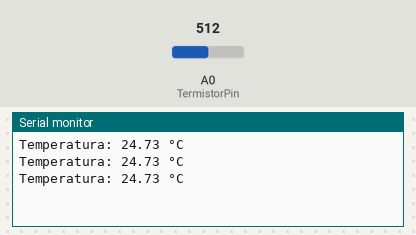
The sketch below on a simulated Arduino Uno, built with avr-gcc and run on an emulated ATmega328P. Shown: the last lines printed to the serial monitor. Inputs (shaded band) come from the test bench; at power-on: A0 (TermistorPin) = 512.

Above: at 1.3 s.
1.4 s: A0 (TermistorPin) set to 716
At 1.9 s:
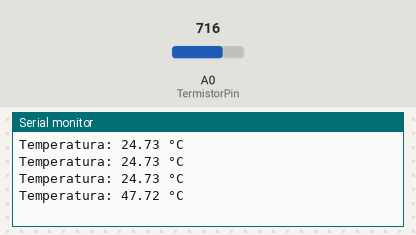
2.9 s: A0 (TermistorPin) set to 900
At 3.4 s:
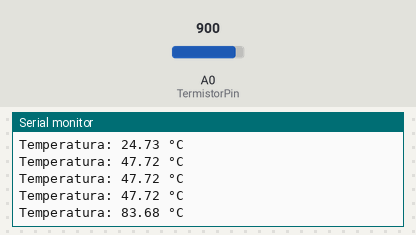
Timing chart, 0 to 5.9 s (numbered marks = the images above; inputs shaded):
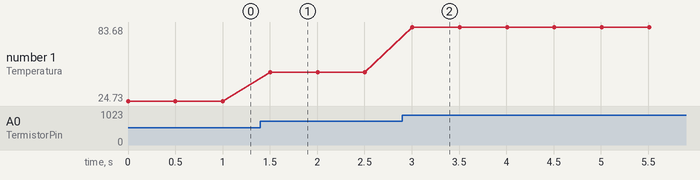

The sketch:

Pruebas_Termistor.ino
```cpp
//Se utilizaron los siguientes tutoriales para realizar este código, en especial el del segundo link.
//https://www.rinconingenieril.es/como-usar-un-termistor-ntc/
//http://www.circuitbasics.com/arduino-thermistor-temperature-sensor-tutorial/

int TermistorPin = A0; //Pin en donde leemos el voltaje proveniente del termistor.
int Vo;                //Variable para el voltaje del termistor.
float R1 = 10000;      //Resistencia que se está utilizando para el divisor de tensión.
float logR2, R2, T, Tc, Tf; //Variables utilizadas para que todo sea mas claro.
float c1 = 1.009249522e-03, c2 = 2.378405444e-04, c3 = 2.019202697e-07; //Coeficientes del termistor utilizado.

void setup() {
Serial.begin(9600);
}

void loop() {

  Vo = analogRead(TermistorPin);
  R2 = R1 * (1023.0 / (float)Vo - 1.0);
  logR2 = log(R2);
  T = (1.0 / (c1 + c2*logR2 + c3*logR2*logR2*logR2));
  Tc = T - 273.15;
  //Tf = (Tc * 9.0)/ 5.0 + 32.0;

  Serial.print("Temperatura: ");
  Serial.print(Tc);
  Serial.println(" °C");

  delay(500);
}
```

Measured:
- after the input at 1.4 s, the serial monitor: prints a new line after 0.10 s (image 1)
- after the input at 2.9 s, the serial monitor: prints a new line after 0.11 s (image 2)
- plotted number 1: 24.73 → 47.72 after the input at 1.4 s, 47.72 → 83.68 after the input at 2.9 s
